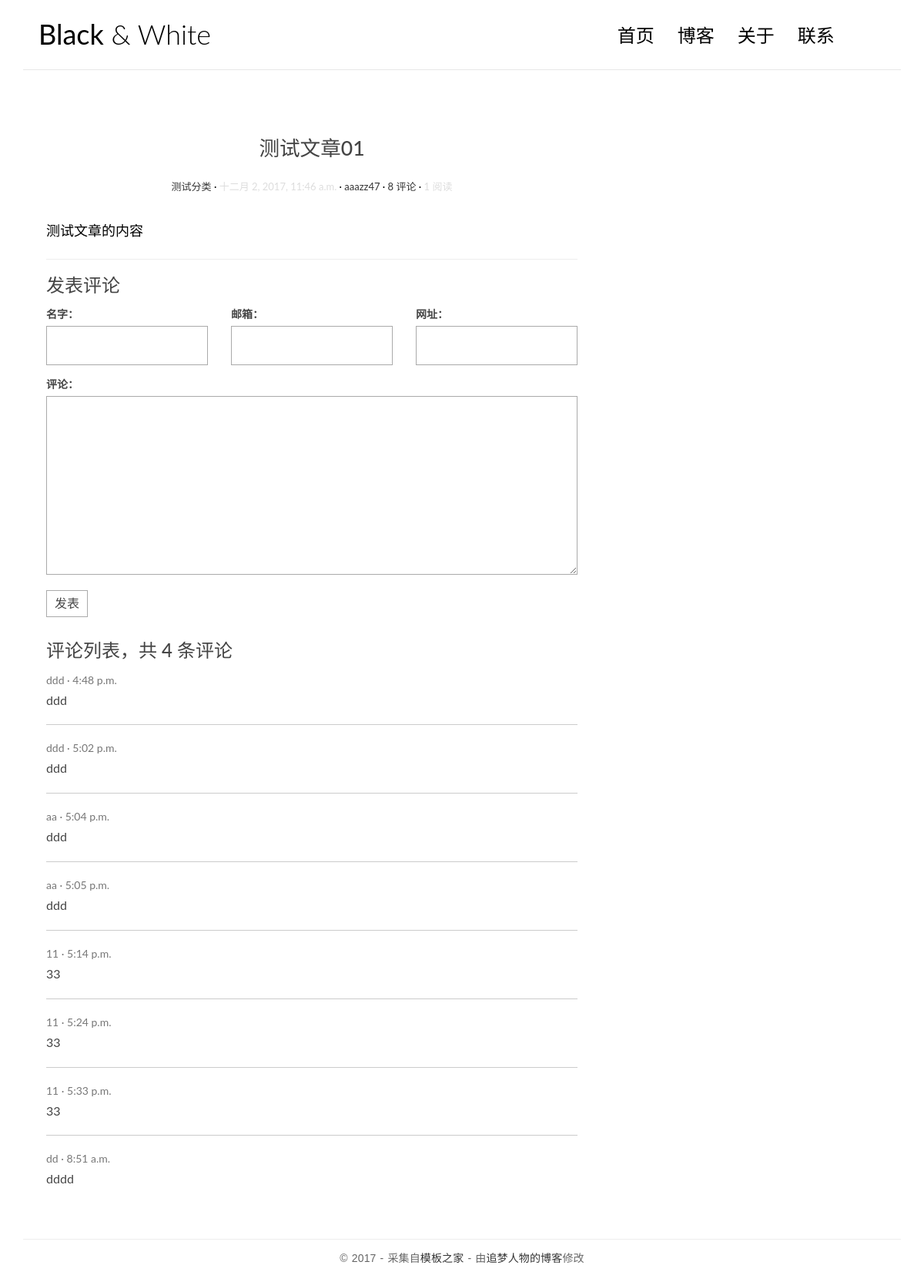
The app's page /post/1/ with its own data.
### blog/models.py (models this page shows, shortened)
class Post(models.Model):
    title = models.CharField('标题',max_length=40)
    pub_date = models.DateTimeField('发布时间')
    update_time = models.DateTimeField('更新时间')
    content = models.TextField('内容')
    description = models.TextField('描述', blank=True, max_length=100)
    tag = models.ManyToManyField(Tag, blank=True)
    fen_lei = models.ForeignKey(Category, on_delete=models.CASCADE, verbose_name="分类")
    author = models.ForeignKey(User, on_delete=models.CASCADE, verbose_name="作者")
    views = models.PositiveIntegerField('阅读量', default=0)
    def increase_views(self):
        self.views += 1
        self.save(update_fields=['views'])
    def save(self, *args, **kwargs):
        if not self.description:
            self.description = strip_tags(self.content)[:54]
        super(Post, self).save(*args, **kwargs)
    class Meta:
        verbose_name = "博文"
        verbose_name_plural = "博文"
        ordering = ['-pub_date']

class Category(models.Model):
    name = models.CharField('分类', max_length=10)
    def __str__(self):
        return self.name
    class Meta:
        verbose_name = '文章分类'
        verbose_name_plural = '文章分类'

### comments/models.py (models this page shows, shortened)
class Comment(models.Model):
    user_name = models.CharField('用户名', max_length=10)
    email = models.EmailField('邮箱', max_length=100)
    url = models.URLField('网址', blank=True)
    text = models.TextField('评论')
    created_time = models.TimeField('时间', auto_now_add=True)
    post = models.ForeignKey('blog.post', on_delete=models.CASCADE, verbose_name='所属文章')

### blog/views.py (the view)
# urls.py: url(r'^post/(?P<pk>[0-9]+)/$', views.detail, name='detail'),
def detail(request, pk):
    post = get_object_or_404(Post, pk=pk)
    post.increase_views()
    form = CommentForm()
    comment_list = post.comment_set.all()
    context = {
        'post':post,
        'form':form,
        'comment_list':comment_list,
    }
    return render(request, 'blog/detail.html', context=context)

### comments/forms.py
class CommentForm(forms.ModelForm):
    class Meta:
        model = Comment
        fields = ['user_name', 'email', 'url', 'text']

### blog/templates/blog/detail.html (shortened to what this page needs)
{% extends 'blog/base.html' %}
{% block main %}
               <article class="post post-{{ post.pk }}">
                    <header class="entry-header">
                        <h1 class="entry-title">{{ post.title }}</h1>
                        <div class="entry-meta">
                            <span class="post-category"><a href="{% url 'blog:category' post.fen_lei.name %}">{{ post.fen_lei }}</a></span>
                            <span class="post-date"><time class="entry-date" datetime="{{ post.pub_date }}">{{ post.pub_date }}</time></span>
                            <span class="post-author"><a href="#">{{ post.author }}</a></span>
                            <span class="comments-link"><a href="#">{{ post.comment_set.count }} 评论</a></span>
                            <span class="views-count">{{ post.views }} 阅读</span>
                        </div>
                    </header>
                    <div class="entry-content clearfix">
                        {{ post.content }}
                    </div>
                </article>
                <section class="comment-area" id="comment-area">
                    <hr>
                    <h3>发表评论</h3>
                    <form action="{% url 'comments:post_comment' post.pk %}" method="post" class="comment-form">
                        <div class="row">
                            <div class="col-md-4">
                                <label for="{{ form.user_name.id_for_label }}">名字：</label>
                                {{ form.user_name }}
                            </div>
                            <div class="col-md-4">
                                <label for="{{ form.email.id_for_label }}">邮箱：</label>
                                {{ form.email }}
                            </div>
                            <div class="col-md-4">
                                <label for="{{ form.url.id_for_label }}">网址：</label>
                                {{ form.url }}
                            </div>
                            <div class="col-md-12">
                                <label for="{{ form.text.id_for_label }}">评论：</label>
                                {{ form.text }}
                                <button type="submit" class="comment-btn">发表</button>
                            </div>
                        </div>
                    </form>
                    <div class="comment-list-panel">
                        <h3>评论列表，共 <span>4</span> 条评论</h3>
                        <ul class="comment-list list-unstyled">
                            {% for comment in comment_list %}
                            <li class="comment-item">
                                <span class="nickname">{{ comment.user_name }}</span>
                                <time class="submit-date" datetime="{{ comment.created_time }}">{{ comment.created_time }}</time>
                                <div class="text">
                                    {{ comment.text }}
                                </div>
                            </li>
                            {% empty %}
                            暂无评论
                            {% endfor %}
                        </ul>
                    </div>
                </section>
{% endblock main %}

### blog/templates/blog/base.html (shortened to what this page needs)
<!DOCTYPE html>
{% load staticfiles %}
{% load blog_tags %}
<html lang="zh-Hans">
<head>
    <link rel="stylesheet" href="{% static 'blog/css/bootstrap.min.css' %}">
    <link rel="stylesheet" href="http://code.ionicframework.com/ionicons/2.0.1/css/ionicons.min.css">
    <link rel="stylesheet" href="{% static 'blog/css/pace.css' %}">
    <link rel="stylesheet" href="{% static 'blog/css/custom.css' %}">
</head>
<body>
<div class="container">
    <header id="site-header">
        <div class="row">
            <div class="col-md-4 col-sm-5 col-xs-8">
                <div class="logo">
                    <h1><a href="{% url 'blog:index' %}"><b>Black</b> &amp; White</a></h1>
                </div>
            </div>
            <div class="col-md-8 col-sm-7 col-xs-4">
                <nav class="main-nav" role="navigation">
                    <div class="collapse navbar-collapse" id="bs-example-navbar-collapse-1">
                        <ul class="nav navbar-nav navbar-right">
                            <li class="cl-effect-11"><a href="{% url 'blog:index' %}" data-hover="首页">首页</a></li>
                            <li class="cl-effect-11"><a href="full-width.html" data-hover="博客">博客</a></li>
                            <li class="cl-effect-11"><a href="about.html" data-hover="关于">关于</a></li>
                            <li class="cl-effect-11"><a href="contact.html" data-hover="联系">联系</a></li>
                        </ul>
                    </div>
                </nav>
            </div>
        </div>
    </header>
</div>
<div class="content-body">
    <div class="container">
        <div class="row">
            <main class="col-md-8">
                {% block main %}
                {% endblock main %}
            </main>
            <aside class="col-md-4">
            </aside>
        </div>
    </div>
</div>
<footer id="site-footer">
    <div class="container">
        <div class="row">
            <div class="col-md-12">
                <p class="copyright">&copy 2017 - 采集自<a href="http://www.cssmoban.com/"
                                                        target="_blank" title="模板之家">模板之家</a>
                    - 由<a href="http://zmrenwu.com/" title="网页模板" target="_blank">追梦人物的博客</a>修改
                </p>
            </div>
        </div>
    </div>
</footer>
</body>
</html>

### blog/static/blog/css/custom.css (style rules this page uses)
* { outline: none; }
h1, h2, h3, h4, h5, h6 { margin-top: 0; }
b { font-weight: 400; }
a { color: #333; }
body { color: #444; font-family: 'Lato', sans-serif; }
p { font-family: 'Ubuntu', sans-serif; font-weight: 400; word-spacing: 1px; letter-spacing: 0.01em; }
#site-header { background-color: #FFF; padding: 25px 20px; margin-bottom: 40px; border-bottom: 1px solid #e7e7e7; }
.logo h1 a { color: #000; }
.logo h1 { margin: 0; font-family: 'Lato', sans-serif; font-weight: 300; }
.main-nav { margin-top: 11px; max-width: 95%; }
.main-nav a { color: #000000 !important; padding: 0 0 5px 0 !important; margin-right: 30px; font-family: 'Lato', sans-serif; font-weight: 300; font-size: 24px; }
.cl-effect-11 a { padding: 10px 0; color: #0972b4; text-shadow: none; }
.cl-effect-11 a::before { position: absolute; top: 0; left: 0; overflow: hidden; padding: 0 0 5px 0 !important; max-width: 0; border-bottom: 1px solid #000; color: #000; content: attr(data-hover); white-space: nowrap; -webkit-transition: max-width 0.5s; -moz-transition: max-width 0.5s; transition: max-width 0.5s; }
.content-body { padding-bottom: 4em; }
.post { background: #fff; padding: 30px 30px 0; }
.entry-title { text-align: center; font-size: 1.9em; margin-bottom: 20px; line-height: 1.6; padding: 10px 20px 0; }
.entry-meta { text-align: center; color: #DDDDDD; font-size: 13px; margin-bottom: 30px; }
.entry-content { font-size: 18px; line-height: 1.9; font-weight: 300; color: #000; }
.post-category::after, .post-date::after, .post-author::after, .comments-link::after { content: ' ·'; color: #000; }
#site-footer { padding-top: 10px; padding: 0 0 1.5em 0; }
.copyright { text-align: center; padding-top: 1em; margin: 0; border-top: 1px solid #eee; color: #666; }
.contact-form input, .comment-form input { border: 1px solid #aaa; margin-bottom: 15px; width: 100%; padding: 15px 15px; font-size: 16px; line-height: 100%; transition: 0.4s border-color linear; }
.contact-form textarea, .comment-form textarea { border: 1px solid #aaa; margin-bottom: 15px; width: 100%; padding: 15px 15px; font-size: 16px; line-height: 20px !important; min-height: 183px; transition: 0.4s border-color linear; }
.comment-area { padding: 0 30px 0; }
.comment-form { margin-top: 15px; }
.comment-form .comment-btn { background-color: #fff; border: 1px solid #aaa; font-size: 16px; padding: 5px 10px; }
.comment-list-panel { margin-top: 30px; }
.comment-list { margin-top: 15px; }
.comment-item:not(:last-child) { border-bottom: 1px #ccc solid; margin-bottom: 20px; padding-bottom: 20px; }
.comment-item .nickname, .comment-item .submit-date { color: #777; font-size: 14px; }
.comment-item .nickname:after { content: ' ·'; }
.comment-item .text { padding-top: 5px; font-size: 16px; }

### records on screen
Post: title "测试文章01", fen_lei "测试分类", pub_date "十二月 2, 2017, 11:46 a.m.", author "aaazz47", comment_set.count "8", views "1", content "测试文章的内容"
Comment: user_name "ddd", created_time "4:48 p.m.", text "ddd"
Comment: user_name "ddd", created_time "5:02 p.m.", text "ddd"
Comment: user_name "aa", created_time "5:04 p.m.", text "ddd"
Comment: user_name "aa", created_time "5:05 p.m.", text "ddd"
Comment: user_name "11", created_time "5:14 p.m.", text "33"
Comment: user_name "11", created_time "5:24 p.m.", text "33"
Comment: user_name "11", created_time "5:33 p.m.", text "33"
Comment: user_name "dd", created_time "8:51 a.m.", text "dddd"
